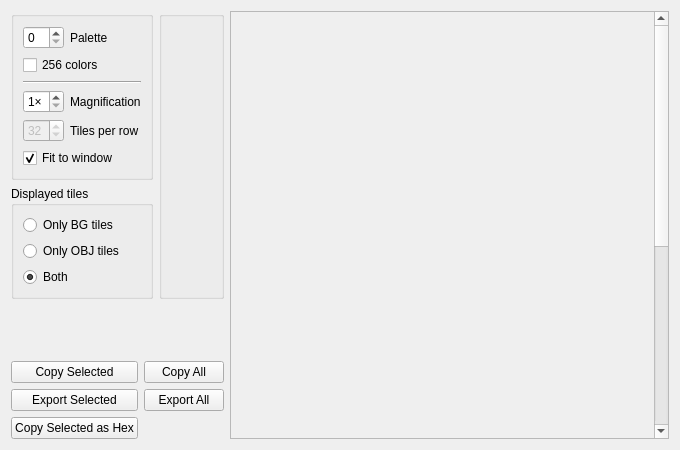
<?xml version="1.0" encoding="UTF-8"?>
<ui version="4.0">
 <class>QGBA::TileView</class>
 <widget class="QWidget" name="QGBA::TileView">
  <property name="geometry">
   <rect>
    <x>0</x>
    <y>0</y>
    <width>680</width>
    <height>450</height>
   </rect>
  </property>
  <property name="windowTitle">
   <string>Tiles</string>
  </property>
  <layout class="QGridLayout" name="gridLayout" rowstretch="0,0,1,0" columnstretch="0,0,1">
   <item row="0" column="0">
    <widget class="QGroupBox" name="groupBox_2">
     <property name="title">
      <string/>
     </property>
     <layout class="QFormLayout" name="formLayout_2">
      <item row="0" column="0">
       <widget class="QSpinBox" name="paletteId">
        <property name="maximum">
         <number>15</number>
        </property>
       </widget>
      </item>
      <item row="0" column="1">
       <widget class="QLabel" name="label_3">
        <property name="text">
         <string>Palette</string>
        </property>
       </widget>
      </item>
      <item row="1" column="0" colspan="2">
       <widget class="QCheckBox" name="palette256">
        <property name="text">
         <string>256 colors</string>
        </property>
       </widget>
      </item>
      <item row="2" column="0" colspan="2">
       <widget class="Line" name="line">
        <property name="orientation">
         <enum>Qt::Horizontal</enum>
        </property>
       </widget>
      </item>
      <item row="3" column="0">
       <widget class="QSpinBox" name="magnification">
        <property name="sizePolicy">
         <sizepolicy hsizetype="Fixed" vsizetype="Fixed">
          <horstretch>0</horstretch>
          <verstretch>0</verstretch>
         </sizepolicy>
        </property>
        <property name="suffix">
         <string notr="true">×</string>
        </property>
        <property name="minimum">
         <number>1</number>
        </property>
        <property name="maximum">
         <number>8</number>
        </property>
       </widget>
      </item>
      <item row="3" column="1">
       <widget class="QLabel" name="label_2">
        <property name="text">
         <string>Magnification</string>
        </property>
       </widget>
      </item>
      <item row="4" column="0">
       <widget class="QSpinBox" name="tilesPerRow">
        <property name="enabled">
         <bool>false</bool>
        </property>
        <property name="minimum">
         <number>1</number>
        </property>
        <property name="maximum">
         <number>64</number>
        </property>
        <property name="value">
         <number>32</number>
        </property>
       </widget>
      </item>
      <item row="4" column="1">
       <widget class="QLabel" name="label">
        <property name="text">
         <string>Tiles per row</string>
        </property>
       </widget>
      </item>
      <item row="5" column="0" colspan="2">
       <widget class="QCheckBox" name="tileFit">
        <property name="text">
         <string>Fit to window</string>
        </property>
        <property name="checked">
         <bool>true</bool>
        </property>
       </widget>
      </item>
     </layout>
    </widget>
   </item>
   <item row="0" column="1" rowspan="2">
    <widget class="QGBA::AssetTile" name="tile"/>
   </item>
   <item row="1" column="0">
    <widget class="QGroupBox" name="groupBox">
     <property name="title">
      <string>Displayed tiles</string>
     </property>
     <layout class="QVBoxLayout" name="verticalLayout_2">
      <item>
       <widget class="QRadioButton" name="tilesBg">
        <property name="text">
         <string>Only BG tiles</string>
        </property>
        <attribute name="buttonGroup">
         <string notr="true">tilesSelector</string>
        </attribute>
       </widget>
      </item>
      <item>
       <widget class="QRadioButton" name="tilesObj">
        <property name="text">
         <string>Only OBJ tiles</string>
        </property>
        <attribute name="buttonGroup">
         <string notr="true">tilesSelector</string>
        </attribute>
       </widget>
      </item>
      <item>
       <widget class="QRadioButton" name="tilesBoth">
        <property name="text">
         <string>Both</string>
        </property>
        <property name="checked">
         <bool>true</bool>
        </property>
        <attribute name="buttonGroup">
         <string notr="true">tilesSelector</string>
        </attribute>
       </widget>
      </item>
     </layout>
    </widget>
   </item>
   <item row="3" column="0" colspan="2">
    <layout class="QGridLayout" name="gridLayout_2">
     <item row="0" column="0">
      <widget class="QPushButton" name="copyOne">
       <property name="text">
        <string>Copy Selected</string>
       </property>
      </widget>
     </item>
     <item row="2" column="0">
      <widget class="QPushButton" name="copyOneHex">
       <property name="text">
        <string>Copy Selected as Hex</string>
       </property>
      </widget>
     </item>
     <item row="1" column="0">
      <widget class="QPushButton" name="exportOne">
       <property name="text">
        <string>Export Selected</string>
       </property>
      </widget>
     </item>
     <item row="0" column="1">
      <widget class="QPushButton" name="copyAll">
       <property name="text">
        <string>Copy All</string>
       </property>
      </widget>
     </item>
     <item row="1" column="1">
      <widget class="QPushButton" name="exportAll">
       <property name="text">
        <string>Export All</string>
       </property>
      </widget>
     </item>
    </layout>
   </item>
   <item row="0" column="2" rowspan="4">
    <widget class="QScrollArea" name="scrollArea">
     <property name="sizePolicy">
      <sizepolicy hsizetype="Minimum" vsizetype="Expanding">
       <horstretch>0</horstretch>
       <verstretch>0</verstretch>
      </sizepolicy>
     </property>
     <property name="widgetResizable">
      <bool>true</bool>
     </property>
     <property name="alignment">
      <set>Qt::AlignLeading|Qt::AlignLeft|Qt::AlignTop</set>
     </property>
     <widget class="QWidget" name="scrollAreaWidgetContents">
      <property name="geometry">
       <rect>
        <x>0</x>
        <y>0</y>
        <width>441</width>
        <height>768</height>
       </rect>
      </property>
      <property name="sizePolicy">
       <sizepolicy hsizetype="Preferred" vsizetype="Maximum">
        <horstretch>0</horstretch>
        <verstretch>0</verstretch>
       </sizepolicy>
      </property>
      <layout class="QVBoxLayout" name="verticalLayout">
       <property name="spacing">
        <number>0</number>
       </property>
       <property name="leftMargin">
        <number>0</number>
       </property>
       <property name="topMargin">
        <number>0</number>
       </property>
       <property name="rightMargin">
        <number>0</number>
       </property>
       <property name="bottomMargin">
        <number>0</number>
       </property>
       <item>
        <widget class="QGBA::TilePainter" name="tiles" native="true">
         <property name="sizePolicy">
          <sizepolicy hsizetype="MinimumExpanding" vsizetype="Fixed">
           <horstretch>0</horstretch>
           <verstretch>0</verstretch>
          </sizepolicy>
         </property>
         <property name="minimumSize">
          <size>
           <width>256</width>
           <height>768</height>
          </size>
         </property>
        </widget>
       </item>
      </layout>
     </widget>
    </widget>
   </item>
  </layout>
 </widget>
 <customwidgets>
  <customwidget>
   <class>QGBA::AssetTile</class>
   <extends>QGroupBox</extends>
   <header>AssetTile.h</header>
   <container>1</container>
  </customwidget>
  <customwidget>
   <class>QGBA::TilePainter</class>
   <extends>QWidget</extends>
   <header>TilePainter.h</header>
   <container>1</container>
   <slots>
    <slot>setTileMagnification(int)</slot>
   </slots>
  </customwidget>
 </customwidgets>
 <tabstops>
  <tabstop>paletteId</tabstop>
  <tabstop>palette256</tabstop>
  <tabstop>magnification</tabstop>
  <tabstop>tilesPerRow</tabstop>
  <tabstop>tileFit</tabstop>
  <tabstop>tilesBg</tabstop>
  <tabstop>tilesObj</tabstop>
  <tabstop>tilesBoth</tabstop>
  <tabstop>copyOne</tabstop>
  <tabstop>copyAll</tabstop>
  <tabstop>exportOne</tabstop>
  <tabstop>exportAll</tabstop>
  <tabstop>scrollArea</tabstop>
 </tabstops>
 <resources/>
 <connections>
  <connection>
   <sender>tileFit</sender>
   <signal>toggled(bool)</signal>
   <receiver>tilesPerRow</receiver>
   <slot>setDisabled(bool)</slot>
   <hints>
    <hint type="sourcelabel">
     <x>162</x>
     <y>180</y>
    </hint>
    <hint type="destinationlabel">
     <x>39</x>
     <y>133</y>
    </hint>
   </hints>
  </connection>
  <connection>
   <sender>magnification</sender>
   <signal>valueChanged(int)</signal>
   <receiver>tiles</receiver>
   <slot>setTileMagnification(int)</slot>
   <hints>
    <hint type="sourcelabel">
     <x>39</x>
     <y>81</y>
    </hint>
    <hint type="destinationlabel">
     <x>462</x>
     <y>391</y>
    </hint>
   </hints>
  </connection>
  <connection>
   <sender>palette256</sender>
   <signal>toggled(bool)</signal>
   <receiver>paletteId</receiver>
   <slot>setDisabled(bool)</slot>
   <hints>
    <hint type="sourcelabel">
     <x>148</x>
     <y>24</y>
    </hint>
    <hint type="destinationlabel">
     <x>39</x>
     <y>29</y>
    </hint>
   </hints>
  </connection>
 </connections>
 <buttongroups>
  <buttongroup name="tilesSelector"/>
 </buttongroups>
</ui>
